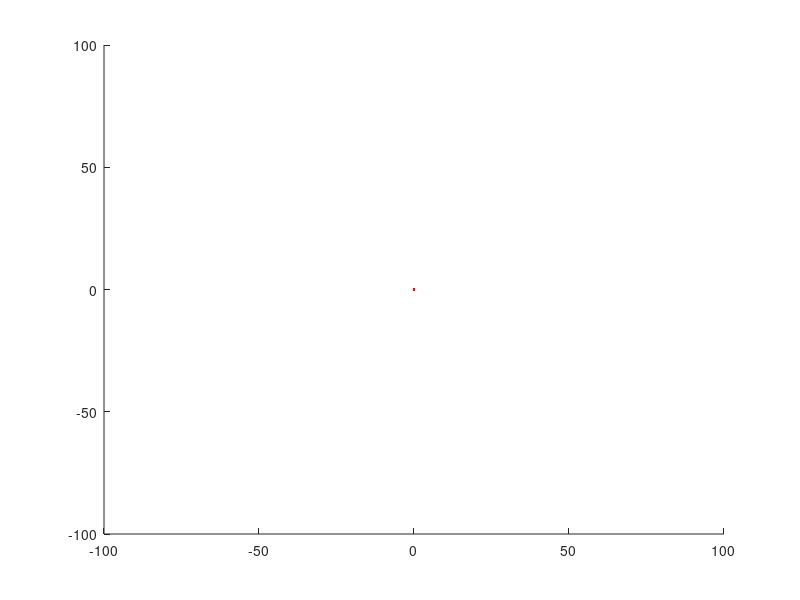

Reproduce this figure in MATLAB. (Note: this script raises an error after producing the figure.)

% TIMER CALLBACK CODE - MATLAB CENTRAL
% Sachitha Obeysekara:
% <SNIP has time in his/her mind...
% 
% one of the solutions using a timer callback is outlined 
% below
%%- note: use <stop(th)> BEFORE you delete the plot...
% this can be done in the command window
clear all
close all
clc

%define the position the position
i=1;
t=0;
dt=.05;
tmax=10;

%define the model parameters
mass=2;    %kg
Fx=0;        %N

mu=0.5;      %coefficient of friction
Nf=mass*9.8; %Normal force

% prepare the plot
 axes('xlim',[-100,100],'ylim',[-100,100]);
%initial conditions
vx(1)=0; 
vy(1)=0; 
xm=0;
ym=0;
theta(i)=0;
 
%   %find theta based on current and previous point    
 
 lm=line(xm,ym,...
        'userdata',1,...
        'marker','.',...
        'color','red',...
        'markersize',5,...
        'linestyle','none');
 shg;   
% prepare a simple timer function
 tfun=[
        'pos = [vx(1),vy(1)];'...
        'Fx=pos(1);'...
        'Fy=pos(2);'...
        'ax=(Fx)/mass;'...
        'ay=(Fy)/mass;'...
        'vx(i+1)=vx(i)+ax*dt;'...
        'vy(i+1)=vy(i)+ay*dt;'...
        'xm=[xm xm(i)+vx(i)*dt];'...
        'ym=[ym ym(i)+vy(i)*dt];'...
        'theta(i+1)=atan2(ym(i+1)-ym(i),xm(i+1)-xm(i));'...
        't=t+dt;'...
        'i=i+1;'...
        'write(h,[-Fx -Fy 0]);'...
        'set(lm,''ydata'',ym);'...
        'set(lm,''xdata'',xm);'...
];
% create the timer
 th=timer;
 set(th,...
    'timerfcn',tfun,...
    'period',dt,...
    'executionmode','fixedrate');
% ...and start it

start(th);
% while(t<tmax);
% end
%    
% % clean up
% stop(th);
% delete(th);
% close(h)